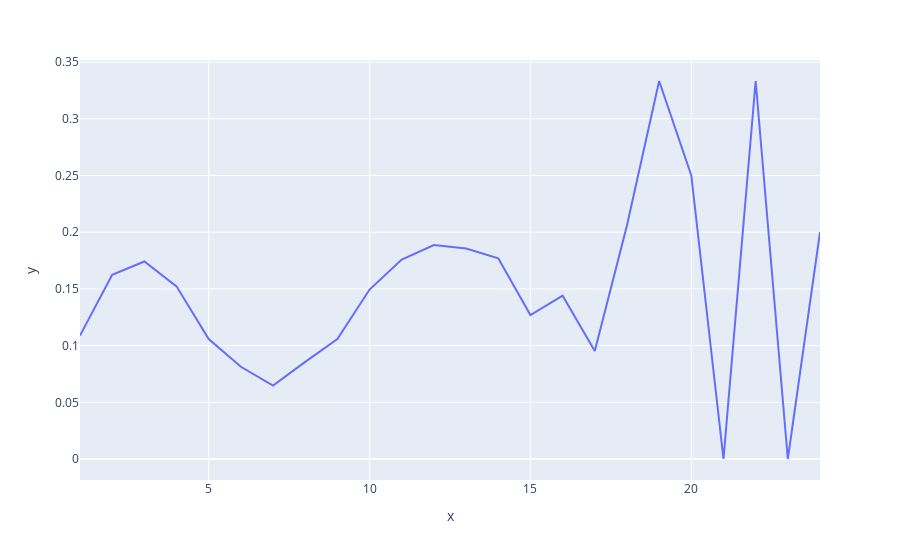

Notebook cell for this chart:
### Code cell
A5=list(data.groupby('SleepTime').groups.keys())
B5=[]
for p in A5:
    x=data.loc[(data['SleepTime']==p),:].loc[data['HeartDisease']=='Yes'].count()['HeartDisease']
    y=data.loc[(data['SleepTime']==p),].count()['HeartDisease']
    B5+=[x/y]
px.line(x=A5,y=B5)

### Figure 1 — Plotly figure (JSON) as saved in the notebook; plotly's stock layout.template omitted (floating-point values rounded to 4 significant figures)
{"data": [{"hovertemplate": "x=%{x}<br>y=%{y}<extra></extra>", "legendgroup": "", "line": {"color": "#636efa", "dash": "solid"}, "marker": {"symbol": "circle"}, "mode": "lines", "name": "", "orientation": "v", "showlegend": false, "type": "scatter", "x": [1.0, 2.0, 3.0, 4.0, 5.0, 6.0, 7.0, 8.0, 9.0, 10.0, 11.0, 12.0, 13.0, 14.0, 15.0, 16.0, 17.0, 18.0, 19.0, 20.0, 21.0, 22.0, 23.0, 24.0], "xaxis": "x", "y": [0.1089, 0.1624, 0.1742, 0.1523, 0.1058, 0.08134, 0.06471, 0.08563, 0.1057, 0.1494, 0.1759, 0.1887, 0.1856, 0.177, 0.127, 0.1441, 0.09524, 0.2059, 0.3333, 0.25, 0.0, 0.3333, 0.0, 0.2], "yaxis": "y"}], "layout": {"legend": {"tracegroupgap": 0}, "margin": {"t": 60}, "xaxis": {"anchor": "y", "domain": [0, 1], "title": {"text": "x"}}, "yaxis": {"anchor": "x", "domain": [0, 1], "title": {"text": "y"}}}}
